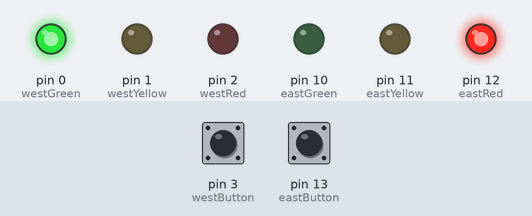
Recording of a sketch running on a simulated Arduino Uno, built with avr-gcc and run on an emulated ATmega328P. Parts: output pins drawn as LEDs (lit = HIGH). Dashed ring = blinking. Inputs (shaded band) come from the test bench; at power-on: pin 13 (eastButton) LOW, pin 3 (westButton) LOW.

Above: at 1.2 s.
1.3 s: pin 13 (eastButton) pulled HIGH for 0.15 s
At 3.7 s:
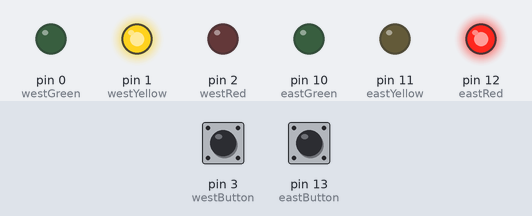
At 5.2 s:
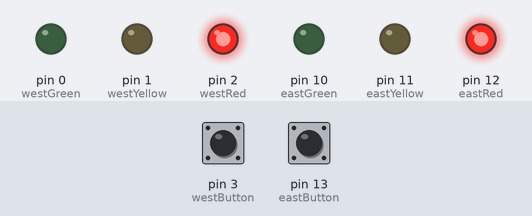
10.4 s: pin 3 (westButton) pulled HIGH for 1 s
At 17.1 s:
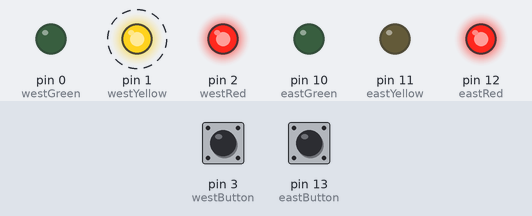
Timing chart, 0 to 22.8 s (numbered marks = the images above; inputs shaded):
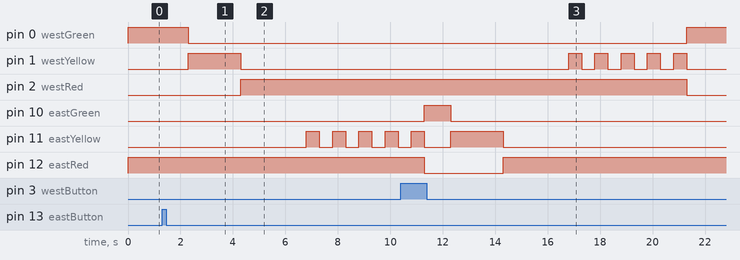

The sketch:

Traffic_light_deric.ino
```cpp
// Project 5 - Controlling Traffic
// define the pins that the buttons and lights are connected to:1
// Deric Stutzman

int yellowDirection;
//int trafficWestTrue;


#define westButton 3
#define eastButton 13
#define westRed 2
#define westYellow 1
#define westGreen 0
#define eastRed 12
#define eastYellow 11
#define eastGreen 10
#define yellowBlinkTime 500  // 0.5 seconds for yellow light blink 2

boolean trafficWest = true;  // west = true, east = false3

int flowTime = 1000;    // amount of time to let traffic flow4
int changeDelay = 2000;  // amount of time between color changes

void setup() {  // set up the digital I/O pins
  pinMode(westButton, INPUT);
  pinMode(eastButton, INPUT);
  pinMode(westRed, OUTPUT);
  pinMode(westYellow, OUTPUT);
  pinMode(westGreen, OUTPUT);
  pinMode(eastRed, OUTPUT);
  pinMode(eastYellow, OUTPUT);
  pinMode(eastGreen, OUTPUT);  // set initial state for lights - west side is green first

  digitalWrite(westRed, LOW);
  digitalWrite(westYellow, LOW);
  digitalWrite(westGreen, HIGH);
  digitalWrite(eastRed, HIGH);
  digitalWrite(eastYellow, LOW);
  digitalWrite(eastGreen, LOW);
}
void loop() {
  if (digitalRead(westButton) == HIGH)  // request west>east traffic flow {
    if (trafficWest != true)
    // only continue if traffic flowing in the opposite (east) direction
    {

      //trafficWestTrue;

      trafficWest = true;            // change traffic flow flag to west>east
      delay(flowTime);               // give time for traffic to flow
      digitalWrite(eastGreen, LOW);  // change east-facing lights from green  // to yellow to red
      digitalWrite(eastYellow, HIGH);
      delay(changeDelay);
      digitalWrite(eastYellow, LOW);
      digitalWrite(eastRed, HIGH);
      delay(changeDelay);

     changeYellowLight(westYellow);

      digitalWrite(westYellow, LOW);
      digitalWrite(westRed, LOW);  // change west-facing lights from red // to green
      digitalWrite(westGreen, HIGH);
    }

  if (digitalRead(eastButton) == HIGH) //when button is pressed starts the if statement
   {
    if (trafficWest == true) {
      trafficWest = false;
      delay(flowTime);


      digitalWrite(westGreen, LOW);
      digitalWrite(westYellow, HIGH);
      delay(changeDelay);
      digitalWrite(westYellow, LOW);
      digitalWrite(westRed, HIGH);
      delay(changeDelay);

    changeYellowLight(eastYellow);

      digitalWrite(eastYellow, LOW);
      digitalWrite(eastRed, LOW);
      digitalWrite(eastGreen, HIGH);
    }
  }
}


void changeYellowLight(int yellowDirection){
for (int a = 0; a < 5; a++)  // blink yellow light
      {
        digitalWrite(yellowDirection, LOW);
        delay(yellowBlinkTime);
        digitalWrite(yellowDirection, HIGH);
        delay(yellowBlinkTime);
      }
}


void changeGreenLight(int trafficWestTrue){
  trafficWest = true;            // change traffic flow flag to west>east
      delay(flowTime);               // give time for traffic to flow
      digitalWrite(eastGreen, LOW);  // change east-facing lights from green  // to yellow to red
      digitalWrite(eastYellow, HIGH);
      delay(changeDelay);
      digitalWrite(eastYellow, LOW);
      digitalWrite(eastRed, HIGH);
      delay(changeDelay);
}


//void changeRedLight(int trafficEast)
```

Measured:
- after the input at 1.3 s, pin 0 (westGreen): HIGH → LOW after 1.0 s; pin 1 (westYellow): LOW → HIGH after 1.0 s, → LOW 2.0 s later; pin 2 (westRed): LOW → HIGH after 3.0 s; pin 11 (eastYellow): alternates HIGH for 0.50 s and LOW for 0.50 s, starting after 5.5 s
- after the input at 10.4 s, pin 0 (westGreen): LOW → HIGH after 10.9 s; pin 1 (westYellow): alternates HIGH for 0.50 s and LOW for 0.50 s, 10 changes in all, then stays LOW, starting after 6.4 s; pin 2 (westRed): HIGH → LOW after 10.9 s
